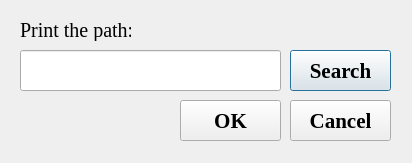
<?xml version="1.0" encoding="UTF-8"?>
<ui version="4.0">
 <class>AddFileDialog</class>
 <widget class="QDialog" name="AddFileDialog">
  <property name="geometry">
   <rect>
    <x>0</x>
    <y>0</y>
    <width>412</width>
    <height>163</height>
   </rect>
  </property>
  <property name="sizePolicy">
   <sizepolicy hsizetype="Fixed" vsizetype="Fixed">
    <horstretch>0</horstretch>
    <verstretch>0</verstretch>
   </sizepolicy>
  </property>
  <property name="minimumSize">
   <size>
    <width>412</width>
    <height>163</height>
   </size>
  </property>
  <property name="maximumSize">
   <size>
    <width>412</width>
    <height>163</height>
   </size>
  </property>
  <property name="windowTitle">
   <string>AddFile</string>
  </property>
  <widget class="QLabel" name="label">
   <property name="geometry">
    <rect>
     <x>20</x>
     <y>20</y>
     <width>111</width>
     <height>21</height>
    </rect>
   </property>
   <property name="font">
    <font>
     <family>Times New Roman</family>
     <pointsize>15</pointsize>
    </font>
   </property>
   <property name="text">
    <string>Print the path:</string>
   </property>
  </widget>
  <widget class="QLineEdit" name="AddFileLineEdit">
   <property name="geometry">
    <rect>
     <x>20</x>
     <y>50</y>
     <width>261</width>
     <height>41</height>
    </rect>
   </property>
  </widget>
  <widget class="QPushButton" name="AddFileSearchButton">
   <property name="geometry">
    <rect>
     <x>290</x>
     <y>50</y>
     <width>101</width>
     <height>41</height>
    </rect>
   </property>
   <property name="font">
    <font>
     <family>Times New Roman</family>
     <pointsize>16</pointsize>
     <weight>75</weight>
     <bold>true</bold>
    </font>
   </property>
   <property name="text">
    <string>Search</string>
   </property>
  </widget>
  <widget class="QPushButton" name="AddFileOkButton">
   <property name="geometry">
    <rect>
     <x>180</x>
     <y>100</y>
     <width>101</width>
     <height>41</height>
    </rect>
   </property>
   <property name="font">
    <font>
     <family>Times New Roman</family>
     <pointsize>16</pointsize>
     <weight>75</weight>
     <bold>true</bold>
    </font>
   </property>
   <property name="text">
    <string>OK</string>
   </property>
  </widget>
  <widget class="QPushButton" name="AddFileCancelButton">
   <property name="geometry">
    <rect>
     <x>290</x>
     <y>100</y>
     <width>101</width>
     <height>41</height>
    </rect>
   </property>
   <property name="font">
    <font>
     <family>Times New Roman</family>
     <pointsize>16</pointsize>
     <weight>75</weight>
     <bold>true</bold>
    </font>
   </property>
   <property name="text">
    <string>Cancel</string>
   </property>
  </widget>
 </widget>
 <resources/>
 <connections/>
</ui>
